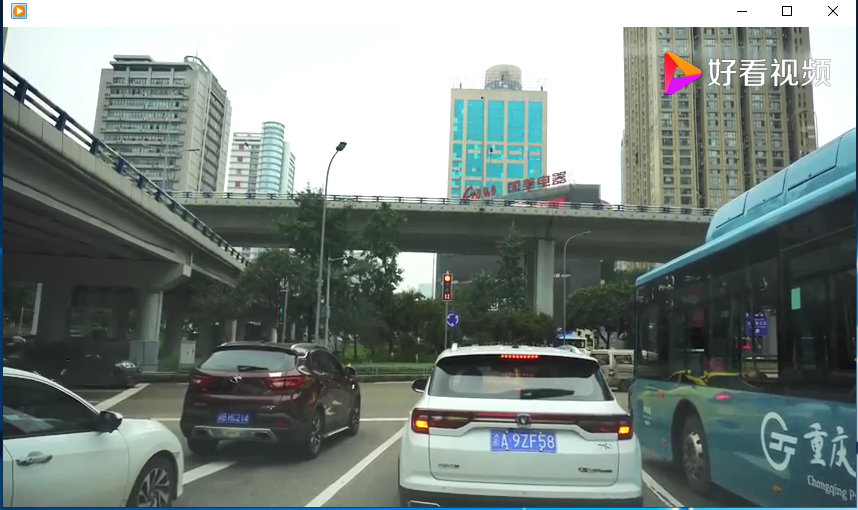
#> input picture recognition/test1_1.jpg, 858 x 510 px
$ python -i img_function.py   (imports and definitions only)
#> lines starting #> are read from the running program, lines starting #| are printed output that depends on the picture; after the words box and inside, x2 and y2 are one past the last pixel; in counts of white or black regions, pixels touching at a corner belong together
### recognition/img_math.py
import cv2
import numpy as np

Min_Area = 2000 # 车牌区域允许最大面积

"""
    该文件包含读文件函数
    取零值函数
    矩阵校正函数
    颜色判断函数
"""

def img_read(filename):
    '''
        以uint8方式读取filename
        放入imdecode中，cv2.IMREAD_COLOR读取彩色照片
    '''
#> called with filename = 'test1_1.jpg'

    #cv2.IMREAD_COLOR：读入一副彩色图像。图像的透明度会被忽略，这是默认参数
    #cv2.IMREAD_GRAYSCALE：以灰度模式读入图像
    #cv2.IMREAD_UNCHANGED：读入一幅图像，并且包括图像的 alpha 通道
    return cv2.imdecode(np.fromfile(filename, dtype=np.uint8), cv2.IMREAD_COLOR)
#> returned value is the input picture: shape (510, 858, 3); mean B, G, R 130.2, 134.3, 123.6


# [268 lines left out: functions find_waves, point_limit, accurate_place, img_findContours, img_Transform, img_color and 1 more, not called in this run]

### recognition/img_function.py
import os
import cv2
from PIL import Image
import numpy as np
import recognition.img_math as img_math
import recognition.img_recognition as img_recognition

SZ = 20  # 训练图片长宽
MAX_WIDTH = 1000  # 原始图片最大宽度
Min_Area = 2000  # 车牌区域允许最大面积
PROVINCE_START = 1000


class StatModel(object):
    def load(self, fn):
        self.model = self.model.load(fn)

    def save(self, fn):
        self.model.save(fn)


class SVM(StatModel):
    # [6 lines left out: function __init__, not called in this run]

    # # 训练svm
    # def train(self, samples, responses):
    #     self.model.train(samples, cv2.ml.ROW_SAMPLE, responses)

    # 字符识别
    def predict(self, samples):
        r = self.model.predict(samples)
        return r[1].ravel()


class CardPredictor:
    def __init__(self):
        pass

    # [9 lines left out: function train_svm, not called in this run]

    def img_first_pre(self, car_pic_file):
        """
        :param car_pic_file: 图像文件
        :return:已经处理好的图像文件 原图像文件
        """
        if type(car_pic_file) == type(""):
            img = img_math.img_read(car_pic_file)   #读取文件
        else:
            img = car_pic_file

        pic_hight, pic_width = img.shape[:2]  #取彩色图片的高、宽
#> pic_hight = 510; pic_width = 858
        if pic_width > MAX_WIDTH:
            resize_rate = MAX_WIDTH / pic_width
            # 缩小图片
            img = cv2.resize(img, (MAX_WIDTH, int(pic_hight * resize_rate)), interpolation=cv2.INTER_AREA)
        # 关于interpolation 有几个参数可以选择:
        # cv2.INTER_AREA - 局部像素重采样，适合缩小图片。
        # cv2.INTER_CUBIC和 cv2.INTER_LINEAR 更适合放大图像，其中INTER_LINEAR为默认方法。

        img = cv2.GaussianBlur(img, (5, 5), 0)
        # 高斯滤波是一种线性平滑滤波，对于除去高斯噪声有很好的效果
        # 0 是指根据窗口大小（ 5,5 ）来计算高斯函数标准差


        oldimg = img
        # 转化成灰度图像
        # 转换颜色空间 cv2.cvtColor
        # BGR ---> Gray  cv2.COLOR_BGR2GRAY
        # BGR ---> HSV  cv2.COLOR_BGR2HSV
        img = cv2.cvtColor(img, cv2.COLOR_BGR2GRAY)
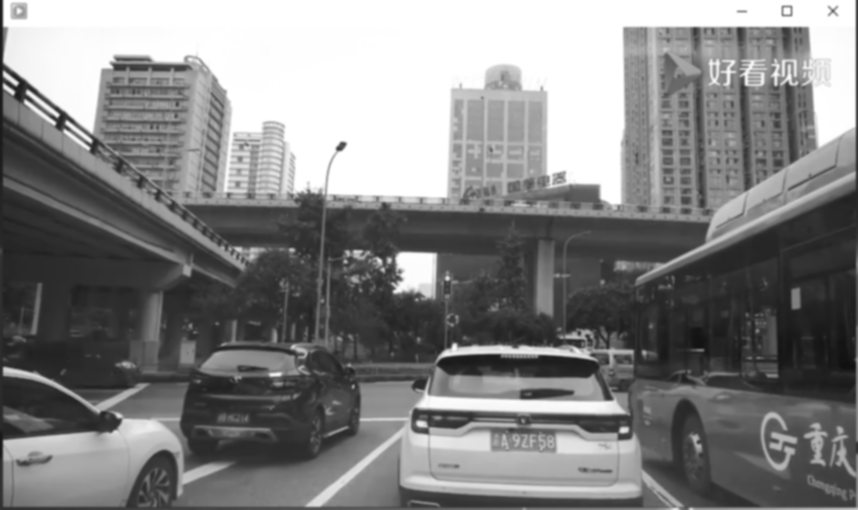
#> img: shape (510, 858); min 16, max 255, mean 130.6

        cv2.imwrite("tmp/img_gray.jpg", img)

        #ones()返回一个全1的n维数组
        Matrix = np.ones((20, 20), np.uint8)

        # 开运算:先进性腐蚀再进行膨胀就叫做开运算。它被用来去除噪声。 cv2.MORPH_OPEN
        img_opening = cv2.morphologyEx(img, cv2.MORPH_OPEN, Matrix)
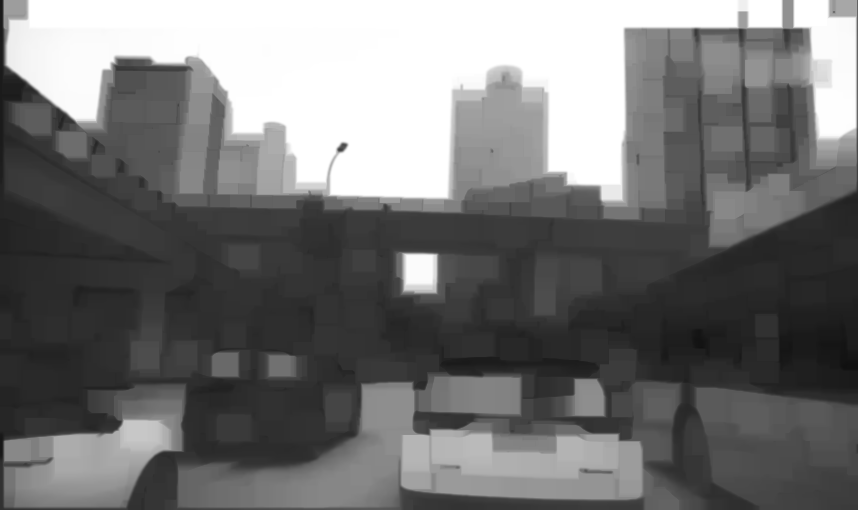
#> img_opening: shape (510, 858); min 16, max 255, mean 116.1

        # 图片叠加与融合
        # g (x) = (1 − α)f0 (x) + αf1 (x)   a→（0，1）不同的a值可以实现不同的效果
        img_opening = cv2.addWeighted(img, 1, img_opening, -1, 0)
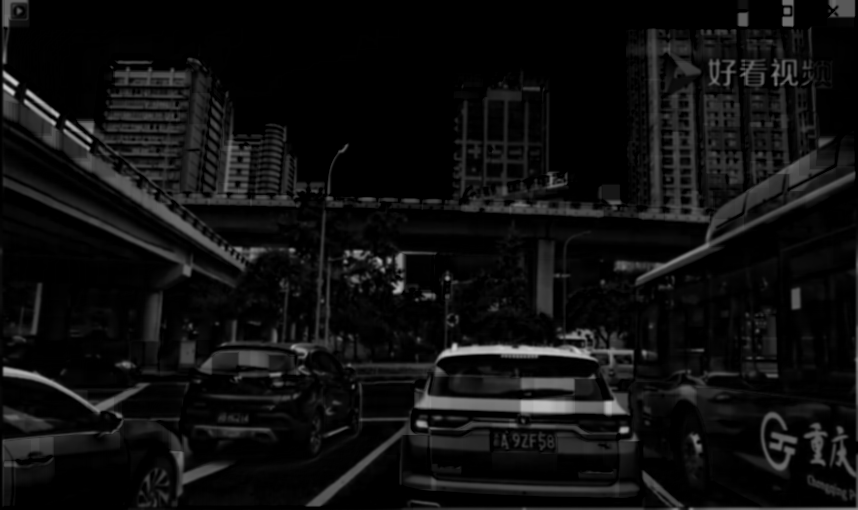
#> img_opening: shape (510, 858); min 0, max 205, mean 15.2
        # cv2.imwrite("tmp/img_opening.jpg", img_opening)
        # 创建20*20的元素为1的矩阵 开操作，并和img重合


        # Otsu’s二值化
        ret, img_thresh = cv2.threshold(img_opening, 0, 255, cv2.THRESH_BINARY + cv2.THRESH_OTSU)
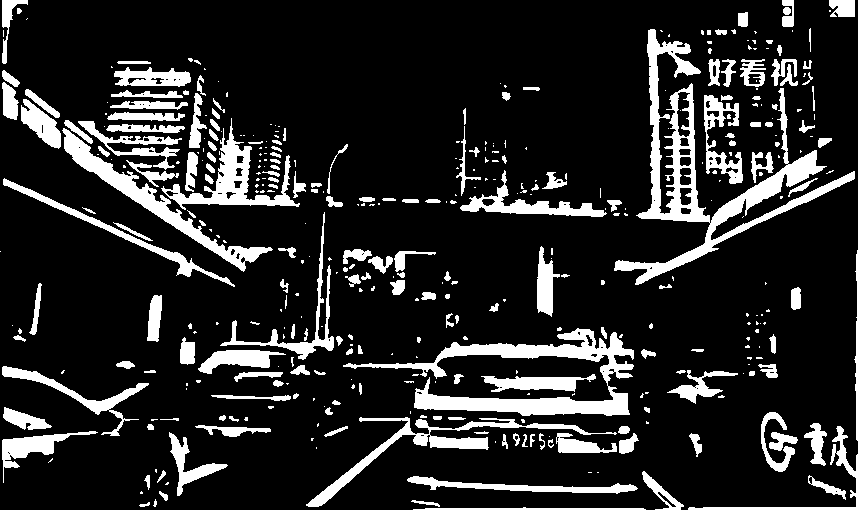
#> img_thresh: shape (510, 858); 15.4% white; 410 white regions (221 under 20 px), largest, box (x1, y1, x2, y2) and area: (614, 29, 855, 285) 9507, (343, 328, 634, 416) 7036, (62, 128, 273, 272) 3608
#> ret = 35
        # Canny 边缘检测
        # 较大的阈值2用于检测图像中明显的边缘  一般情况下检测的效果不会那么完美，边缘检测出来是断断续续的
        # 较小的阈值1用于将这些间断的边缘连接起来
        img_edge = cv2.Canny(img_thresh, 100, 200)
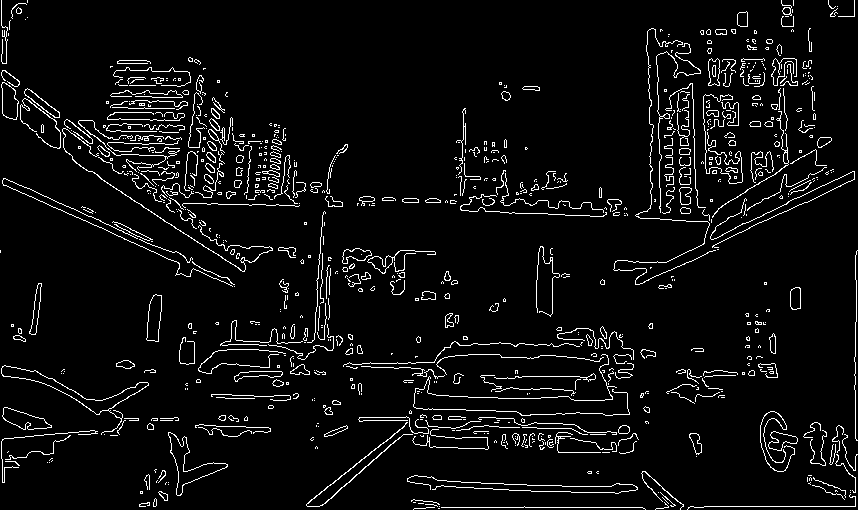
#> img_edge: shape (510, 858); 5.4% white in thin lines or dots
        cv2.imwrite("tmp/img_edge.jpg", img_edge)

        Matrix = np.ones((4, 19), np.uint8)
        # 闭运算:先膨胀再腐蚀
        img_edge1 = cv2.morphologyEx(img_edge, cv2.MORPH_CLOSE, Matrix)
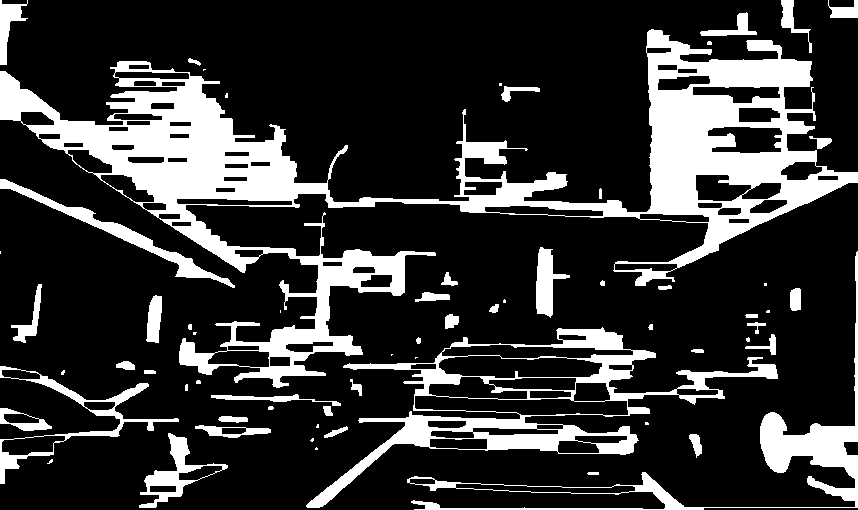
#> img_edge1: shape (510, 858); 20.8% white; 64 white regions (20 under 20 px), largest, box (x1, y1, x2, y2) and area: (0, 29, 858, 388) 56896, (306, 327, 778, 508) 12394, (407, 251, 858, 510) 6887
        # 开运算
        img_edge2 = cv2.morphologyEx(img_edge1, cv2.MORPH_OPEN, Matrix)
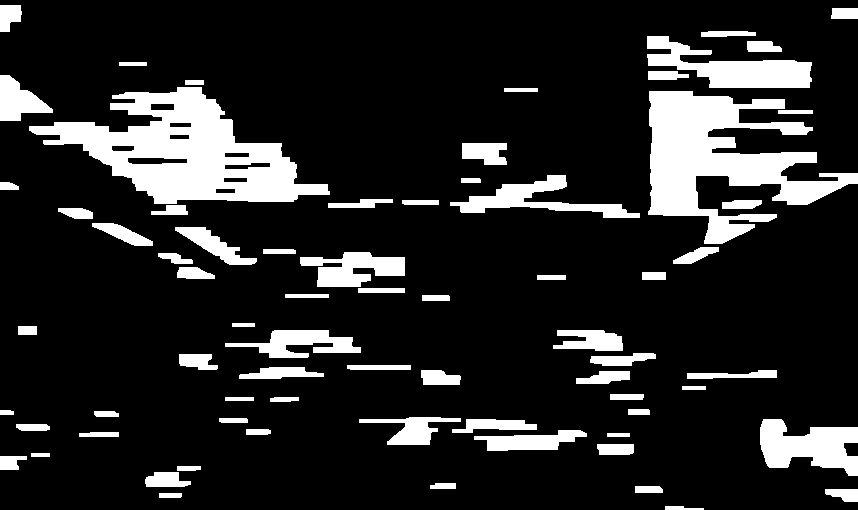
#> img_edge2: shape (510, 858); 15.3% white; 71 white regions, largest, box (x1, y1, x2, y2) and area: (29, 87, 330, 204) 15975, (648, 91, 858, 244) 14412, (647, 36, 812, 88) 4080
        cv2.imwrite("tmp/img_xingtai.jpg", img_edge2)
        return img_edge2, oldimg

    # [152 lines left out: function img_only_color, not called in this run]

>>> result = CardPredictor().img_first_pre('test1_1.jpg')

$ run again, on recognition/test1_2.jpg
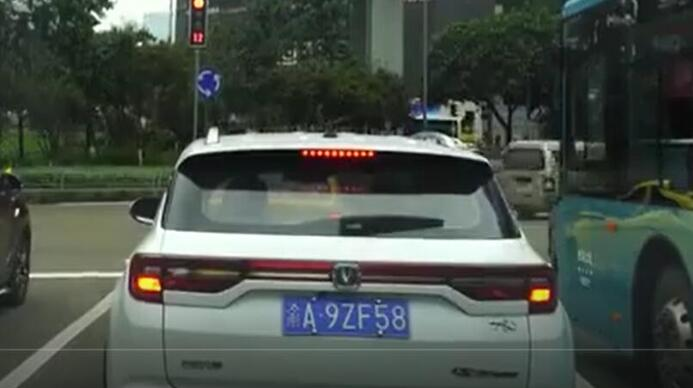
#> input picture recognition/test1_2.jpg, 693 x 388 px
#> in img_read, returned value is the input picture: shape (388, 693, 3); mean B, G, R 73.9, 80.6, 72.8
#> in img_first_pre, `ret, img_thresh = cv2.threshold(img_opening, 0, 255, cv2.THRESH_BINARY..`:
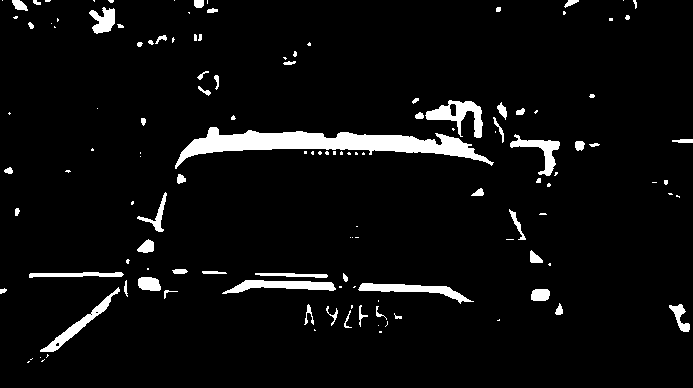
#> img_thresh: shape (388, 693); 5.1% white; 130 white regions (68 under 20 px), largest, box (x1, y1, x2, y2) and area: (175, 127, 494, 169) 4904, (425, 100, 483, 138) 912, (222, 280, 336, 294) 833
#> ret = 57
#> img_edge: shape (388, 693); 1.8% white in thin lines or dots
#> img_edge1: shape (388, 693); 5.5% white; 55 white regions (18 under 20 px), largest, box (x1, y1, x2, y2) and area: (174, 100, 600, 184) 4766, (27, 272, 178, 364) 1965, (304, 300, 402, 334) 1593
#> in img_first_pre, `img_edge2 = cv2.morphologyEx(img_edge1, cv2.MORPH_OPEN, Matrix)`:
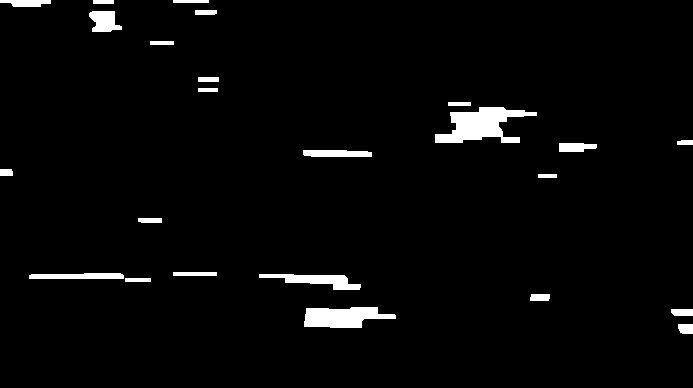
#> img_edge2: shape (388, 693); 3% white; 24 white regions, largest, box (x1, y1, x2, y2) and area: (435, 107, 537, 143) 1972, (304, 307, 396, 328) 1389, (259, 274, 361, 290) 815

$ run again, on recognition/test2_1.jpg
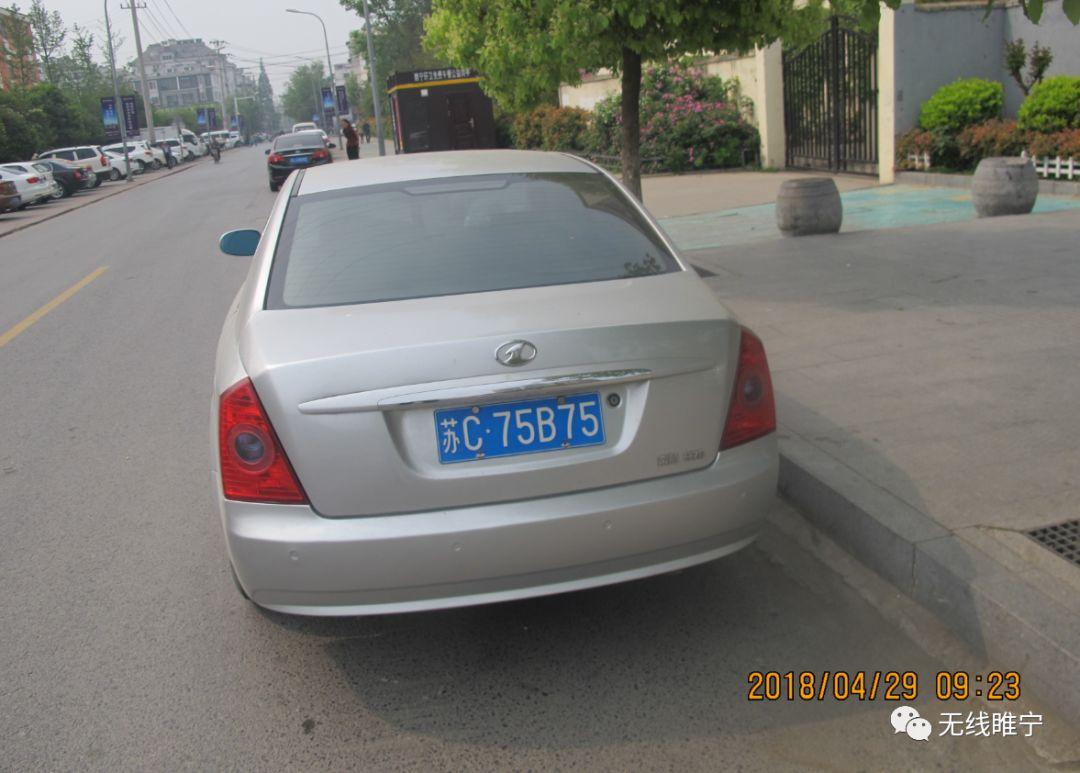
#> input picture recognition/test2_1.jpg, 1080 x 773 px
#> in img_read, returned value is the input picture: shape (773, 1080, 3); mean B, G, R 114.1, 118.7, 119.6
#> in img_first_pre, `ret, img_thresh = cv2.threshold(img_opening, 0, 255, cv2.THRESH_BINARY..`:
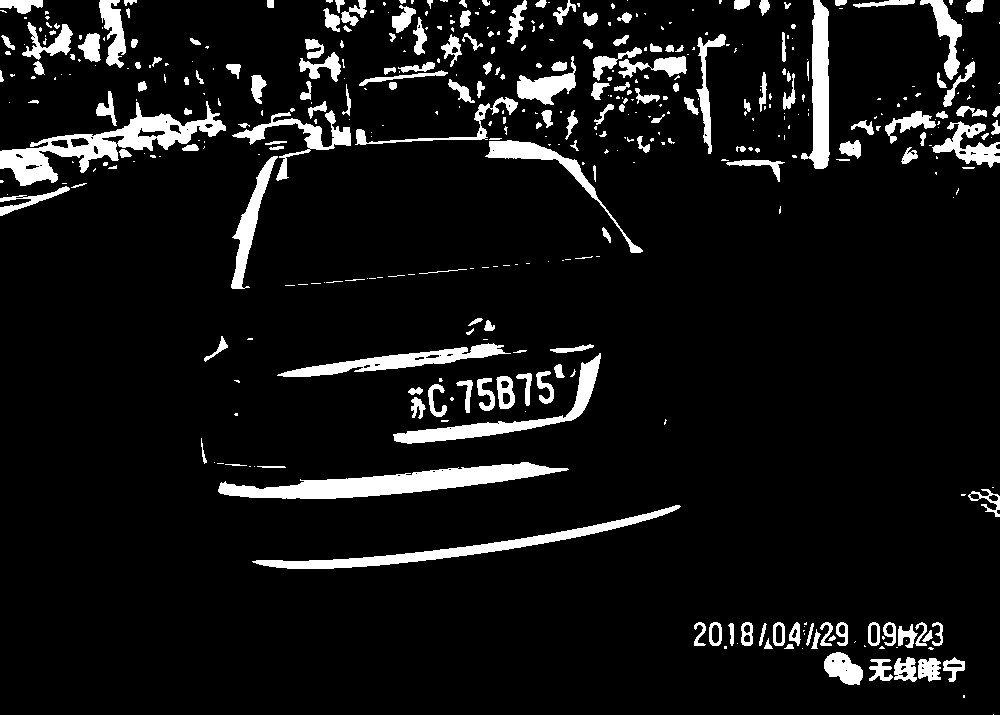
#> img_thresh: shape (715, 1000); 8.2% white; 438 white regions (249 under 20 px), largest, box (x1, y1, x2, y2) and area: (218, 462, 569, 499) 5512, (0, 101, 226, 186) 5175, (252, 505, 681, 569) 3585
#> ret = 27
#> img_edge: shape (715, 1000); 2.7% white in thin lines or dots
#> img_edge1: shape (715, 1000); 11% white; 62 white regions (29 under 20 px), largest, box (x1, y1, x2, y2) and area: (0, 0, 744, 291) 35182, (743, 0, 1000, 170) 13456, (393, 354, 601, 445) 6114
#> in img_first_pre, `img_edge2 = cv2.morphologyEx(img_edge1, cv2.MORPH_OPEN, Matrix)`:
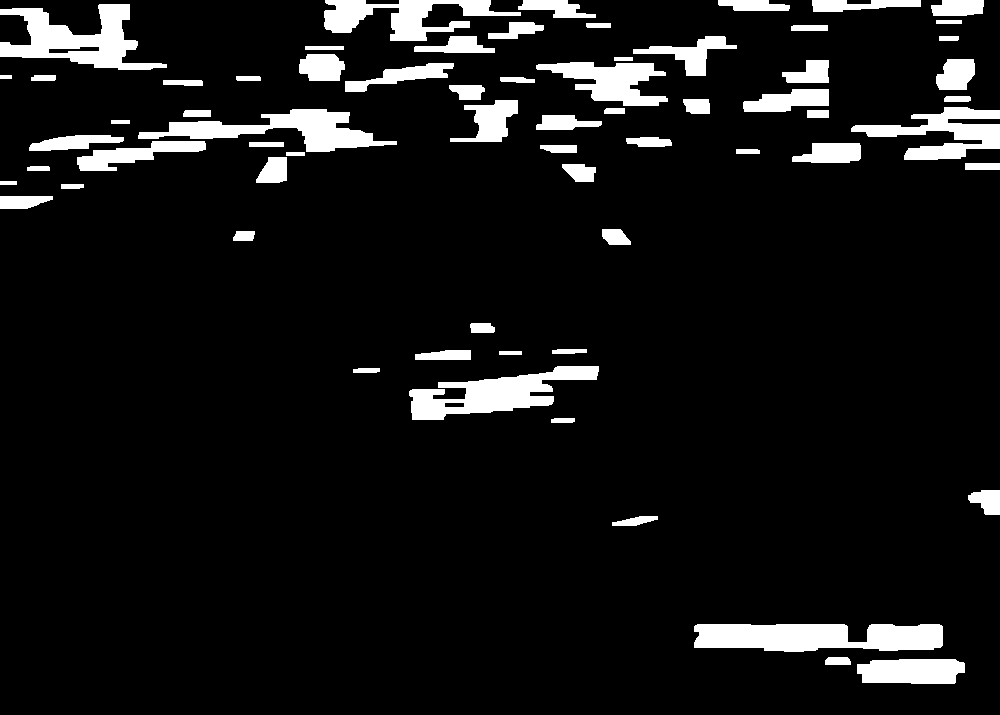
#> img_edge2: shape (715, 1000); 8.2% white; 66 white regions, largest, box (x1, y1, x2, y2) and area: (694, 624, 943, 652) 5826, (0, 4, 167, 70) 4995, (409, 366, 599, 420) 4755
